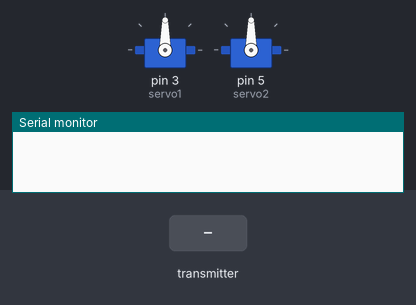
Bench run of a sketch on a simulated Arduino Uno, built with avr-gcc and run on an emulated ATmega328P. Parts: 2 × servo, the last lines printed to the serial monitor. Inputs (shaded band) come from the test bench. No radio packets arrive unless stated.

Above: at 1.2 s.
1.3 s: the transmitter starts sending buf.0 = 0
At 2.3 s:
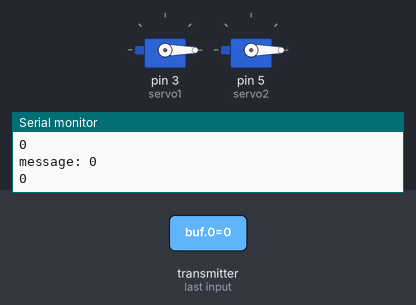
2.8 s: the transmitter starts sending buf.1 = 64
At 4.0 s:
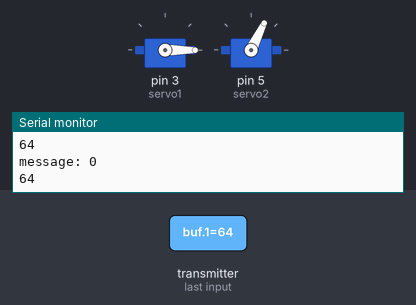
4.3 s: the transmitter starts sending buf.0 = 64
At 5.3 s:
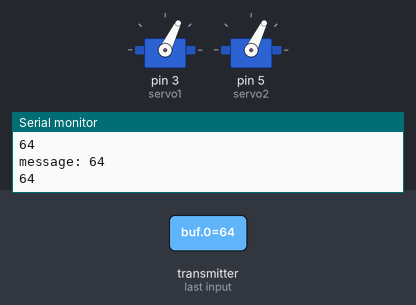
5.8 s: the transmitter starts sending buf.1 = 128
At 6.5 s:
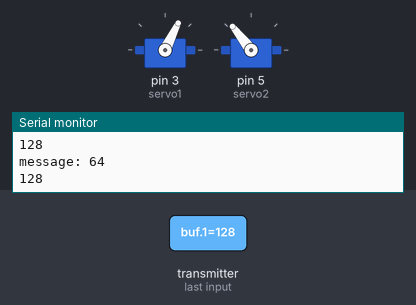
7.3 s: the transmitter starts sending buf.0 = 128
At 7.8 s:
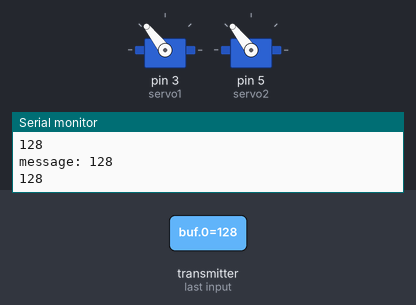
8.8 s: the transmitter starts sending buf.1 = 255
At 10.2 s:
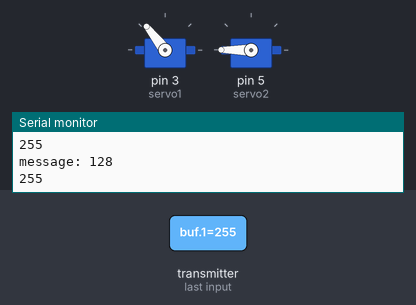
Timing chart, 0 to 11.3 s (numbered marks = the images above; inputs shaded):
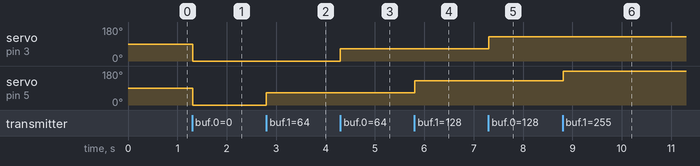

The sketch:

RF433Receiver_RadioHead_ServoControl.ino
```cpp
#include <Servo.h>
#include <RH_ASK.h>
#include <SPI.h>

RH_ASK driver;
Servo servo1;
Servo servo2;

void setup() {
  // put your setup code here, to run once:
  servo1.attach(3);
  servo2.attach(5);
  Serial.begin(9600);
  if (!driver.init())
    Serial.println("init failed");
}

void loop() {
  // put your main code here, to run repeatedly:
  //uint8_t buf[12];
  uint8_t buf[2];
  uint8_t buflen = sizeof(buf);
  if(driver.recv(buf, &buflen))
  {
    int i;
    Serial.print("message: ");
    //Serial.println((char*)buf);
    Serial.println(buf[0]);
    Serial.println(buf[1]);
    servo1.write(buf[0]);
    servo2.write(buf[1]);
  }else
  {
    //Serial.println("not msg yet");
  }
  delay(15);
}
```

Measured:
- after the input at 1.3 s, servo on pin 3 (servo1), servo on pin 5 (servo2): 90° → 0° at once
- after the input at 2.8 s, servo on pin 5 (servo2): 0° → 64° at once
- after the input at 4.3 s, servo on pin 3 (servo1): 0° → 64° at once
- after the input at 5.8 s, servo on pin 5 (servo2): 64° → 128° at once
- after the input at 7.3 s, servo on pin 3 (servo1): 64° → 128° at once
- after the input at 8.8 s, servo on pin 5 (servo2): 128° → 180° at once
